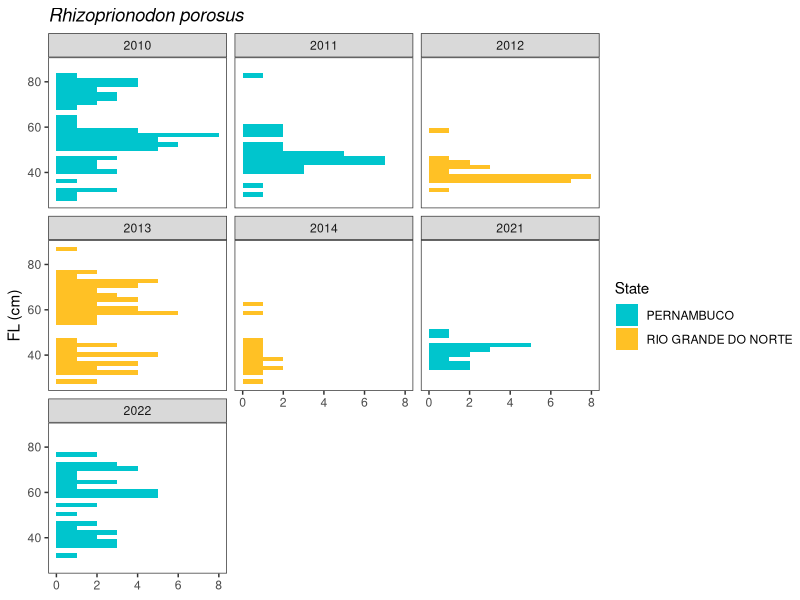
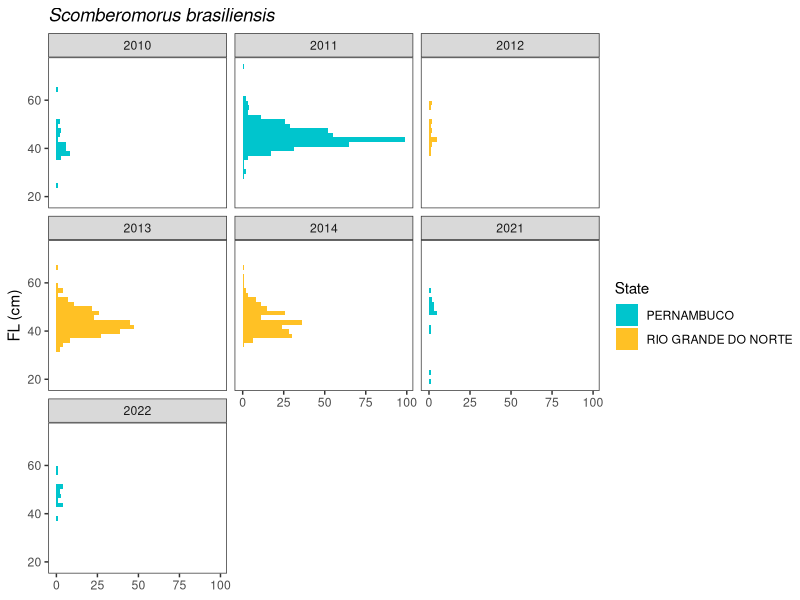

Reproduce these figures in R, in order.

library(ggplot2)
library(dplyr)
library(lubridate)

ldata = read.csv("length_data_fixed.csv")

ldata$year = ldata$date %>% mdy() %>% year()

rpor_data = ldata %>% subset(species == "Rhizoprionodon porosus")
sbra_data = ldata %>% subset(species == "Scomberomorus brasiliensis")


ggplot(rpor_data)+
  geom_histogram(aes(y = fl, fill = state))+
  scale_fill_manual(values = c('turquoise3', 'goldenrod1'))+
  facet_wrap(~year)+
  labs(y = 'FL (cm)', fill = 'State')+
  ggtitle('Rhizoprionodon porosus')+
  theme_test()+
  theme(axis.title.x = element_blank(),
        plot.title = element_text(face = 'italic'))

ggplot(sbra_data)+
  geom_histogram(aes(y = fl, fill = state))+
  scale_fill_manual(values = c('turquoise3', 'goldenrod1'))+
  facet_wrap(~year)+
  labs(y = 'FL (cm)', fill = 'State')+
  ggtitle('Scomberomorus brasiliensis')+
  theme_test()+
  theme(axis.title.x = element_blank())+
  theme(axis.title.x = element_blank(),
        plot.title = element_text(face = 'italic'))
